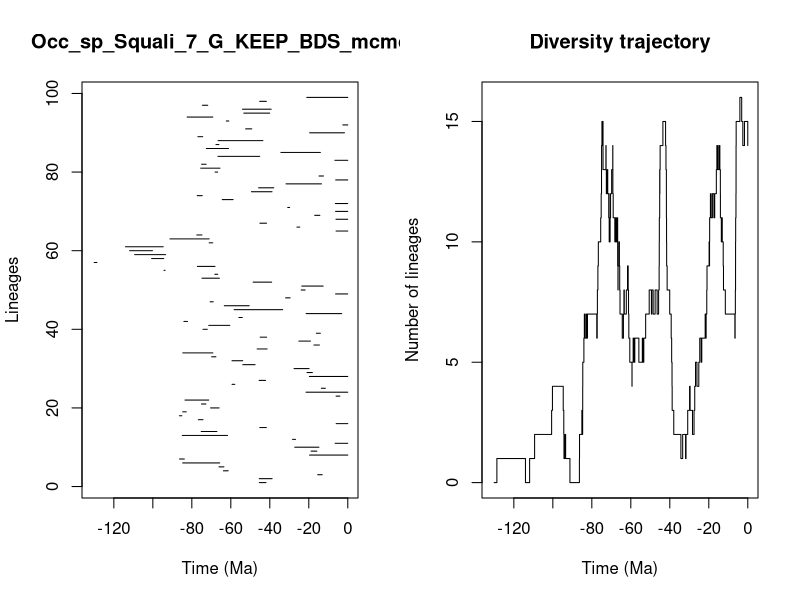

Recreate this plot in R.


pdf(file='../Results/Species/5_MA_bins_EP_FT/pyrate_mcmc_logs/Occ_sp_Squali_7_G_KEEP_BDS_mcmc_LTT.pdf',width=0.6*20, height=0.6*10)
title = "Occ_sp_Squali_7_G_KEEP_BDS_mcmc"
ts=c(45.36630387985329, 45.41041094364966,15.4380302678578,63.7909445448142,66.07695231872484,84.70284320034207,86.30866122351998,19.61596136047233,18.819592904182606,27.206911802109634,6.490173523729426,28.360052023649327,84.912926885873,75.19989490591196,45.15793873067957,5.959852732727129,76.65838662609391,86.3668128719813,84.67516084692087,70.3883726170508,75.02514399204557,83.50056469677784,6.007836883429229,21.42181876147426,13.571700614623692,59.36665055258153,45.47507361641221,19.699092659717113,20.914210903095906,27.568392073557,53.86347270178157,59.40402552350383,69.82718354720875,84.63914419458158,46.49809492610702,17.363332731960448,25.12449037058349,44.961968694101,16.128987808051477,74.24720473113302,71.32588213304922,84.06793408974424,55.87176129658799,21.35635461255075,58.299620926131276,63.3501065870126,70.61332206557589,31.909093788866855,6.261485312774299,23.905546464519222,23.59625177897836,48.553638987795416,74.78898459745737,68.20673590234779,94.28637610512034,77.14506927895177,130.09153802383014,100.62234596934844,109.35216599089077,111.90582941397408,114.04162977209842,71.09218924056631,91.2287340614866,77.46745750138322,6.014129170347742,26.07498285915244,45.08688915546242,6.061501569571177,16.960539283689563,6.271938688548321,30.81135236112086,6.371652613705142,64.38602939221741,77.2393140969406,49.43609829039564,45.746572015429585,31.673399948619746,6.212021151219845,14.733914793296437,68.03573994346111,75.44290530138115,74.99588450012632,6.620648746063592,66.59773905216426,34.31131859687042,72.55093049557466,67.6119657593674,66.5307453236703,76.88861259517321,19.56014018488352,52.38311678774527,2.5422817200191252,62.30427001592786,82.41388643821705,53.33725251296302,54.01777740250882,74.51972185144598,45.1835047417274,21.03432734553725)
te=c(41.965771268003465, 38.78734157128298,13.088891413203111,61.34588704336285,63.531230374123375,65.69997416785763,83.83560417287777,0.0,15.857595410030608,14.795390173316507,0.0,26.797892412400266,61.682963587232514,67.13899108654454,41.75963843471796,0.0,74.24848775969782,85.10354855963868,82.84526515541697,66.00370821944522,72.7805502384236,71.31177605124813,4.0522191804188745,0.0,11.517517194620849,57.954452879488215,42.166495008194325,0.0,18.141798038195216,19.83579457833186,47.5316079244373,53.87240502583707,67.63995736627322,69.2053022108622,41.36519183138011,14.5551807523678,19.167292482656798,41.61932591317005,14.070638488301379,72.07252680100696,60.52008888153284,82.22617908361627,54.09856862576748,3.121422006240576,33.392611981476534,50.56778883646927,69.03753311523022,29.57949213437732,0.0,21.859078943059043,12.602473633207389,39.045255514659345,65.85332726761682,66.74319884930887,93.7393426847856,68.09842895836411,128.70086481394517,94.37879411721664,93.4363165358721,100.2019750921424,94.66931942765511,69.26730721034212,71.12546781321235,74.80910824633953,0.0,24.635121145762994,41.6667018580762,0.0,14.318002771421238,0.0,29.853716665852886,0.0,58.80601312955556,74.64636251321738,38.855922739425786,37.96673443344702,13.495094887708124,0.0,12.463888532048381,66.74105080757764,65.53782348034473,72.6818217224021,0.0,45.17856066387261,14.041883904207497,61.16720579194363,66.12627659418021,43.541849444010126,74.39404513511349,1.698368270233949,49.26198741141227,0.0,61.01886710197739,69.21614541356774,40.04365568694548,39.28560305495284,71.83694642420292,41.74445349688577,0.0)
div_traj=c(0, 1,0,1,2,3,4,3,2,1,2,1,0,1,2,3,2,3,4,5,6,7,6,7,6,7,6,7,8,9,10,11,12,13,14,15,14,15,14,15,14,13,14,13,12,13,12,11,12,11,10,11,12,13,14,13,12,11,10,11,10,11,10,11,10,9,8,9,10,9,10,9,8,7,6,7,8,7,8,9,8,7,6,5,4,5,6,5,6,5,6,5,6,5,6,7,8,7,8,7,8,7,8,9,10,11,12,13,12,13,14,15,14,13,12,11,10,9,8,7,6,5,4,3,2,1,2,1,2,3,4,3,2,3,4,5,4,5,6,5,6,7,6,7,8,9,10,9,10,11,12,11,12,11,12,13,14,13,14,13,14,13,12,11,10,11,10,9,8,7,6,7,8,9,10,11,12,13,14,15,16,15,14,15,14)
time_events=c(130.09153802383014, 128.70086481394517,114.04162977209842,111.90582941397408,109.35216599089077,100.62234596934844,100.2019750921424,94.66931942765511,94.37879411721664,94.28637610512034,93.7393426847856,93.4363165358721,91.2287340614866,86.3668128719813,86.30866122351998,85.10354855963868,84.912926885873,84.70284320034207,84.67516084692087,84.63914419458158,84.06793408974424,83.83560417287777,83.50056469677784,82.84526515541697,82.41388643821705,82.22617908361627,77.46745750138322,77.2393140969406,77.14506927895177,76.88861259517321,76.65838662609391,75.44290530138115,75.19989490591196,75.02514399204557,74.99588450012632,74.80910824633953,74.78898459745737,74.64636251321738,74.51972185144598,74.39404513511349,74.24848775969782,74.24720473113302,72.7805502384236,72.6818217224021,72.55093049557466,72.07252680100696,71.83694642420292,71.32588213304922,71.31177605124813,71.12546781321235,71.09218924056631,70.61332206557589,70.3883726170508,69.82718354720875,69.26730721034212,69.21614541356774,69.2053022108622,69.03753311523022,68.20673590234779,68.09842895836411,68.03573994346111,67.63995736627322,67.6119657593674,67.13899108654454,66.74319884930887,66.74105080757764,66.59773905216426,66.5307453236703,66.12627659418021,66.07695231872484,66.00370821944522,65.85332726761682,65.69997416785763,65.53782348034473,64.38602939221741,63.7909445448142,63.531230374123375,63.3501065870126,62.30427001592786,61.682963587232514,61.34588704336285,61.16720579194363,61.01886710197739,60.52008888153284,59.40402552350383,59.36665055258153,58.80601312955556,58.299620926131276,57.954452879488215,55.87176129658799,54.09856862576748,54.01777740250882,53.87240502583707,53.86347270178157,53.33725251296302,52.38311678774527,50.56778883646927,49.43609829039564,49.26198741141227,48.553638987795416,47.5316079244373,46.49809492610702,45.746572015429585,45.47507361641221,45.41041094364966,45.36630387985329,45.1835047417274,45.17856066387261,45.15793873067957,45.08688915546242,44.961968694101,43.541849444010126,42.166495008194325,41.965771268003465,41.75963843471796,41.74445349688577,41.6667018580762,41.61932591317005,41.36519183138011,40.04365568694548,39.28560305495284,39.045255514659345,38.855922739425786,38.78734157128298,37.96673443344702,34.31131859687042,33.392611981476534,31.909093788866855,31.673399948619746,30.81135236112086,29.853716665852886,29.57949213437732,28.360052023649327,27.568392073557,27.206911802109634,26.797892412400266,26.07498285915244,25.12449037058349,24.635121145762994,23.905546464519222,23.59625177897836,21.859078943059043,21.42181876147426,21.35635461255075,21.03432734553725,20.914210903095906,19.83579457833186,19.699092659717113,19.61596136047233,19.56014018488352,19.167292482656798,18.819592904182606,18.141798038195216,17.363332731960448,16.960539283689563,16.128987808051477,15.857595410030608,15.4380302678578,14.795390173316507,14.733914793296437,14.5551807523678,14.318002771421238,14.070638488301379,14.041883904207497,13.571700614623692,13.495094887708124,13.088891413203111,12.602473633207389,12.463888532048381,11.517517194620849,6.620648746063592,6.490173523729426,6.371652613705142,6.271938688548321,6.261485312774299,6.212021151219845,6.061501569571177,6.014129170347742,6.007836883429229,5.959852732727129,4.0522191804188745,3.121422006240576,2.5422817200191252,1.698368270233949,0.0)
                par(mfrow=c(1,2))
                L = length(ts)
                plot(ts, 1:L , xlim=c(-max(ts)-1,0), pch=20, type="n", main=title,xlab="Time (Ma)",ylab="Lineages")
                for (i in 1:L){segments(x0=-te[i],y0=i,x1=-ts[i],y1=i)}    
                t = -time_events
                plot(div_traj ~ t,type="s", main = "Diversity trajectory",xlab="Time (Ma)",ylab="Number of lineages",xlim=c(-max(ts)-1,0))
                abline(v=c(65,200,251,367,445),lty=2,col="gray")
                
